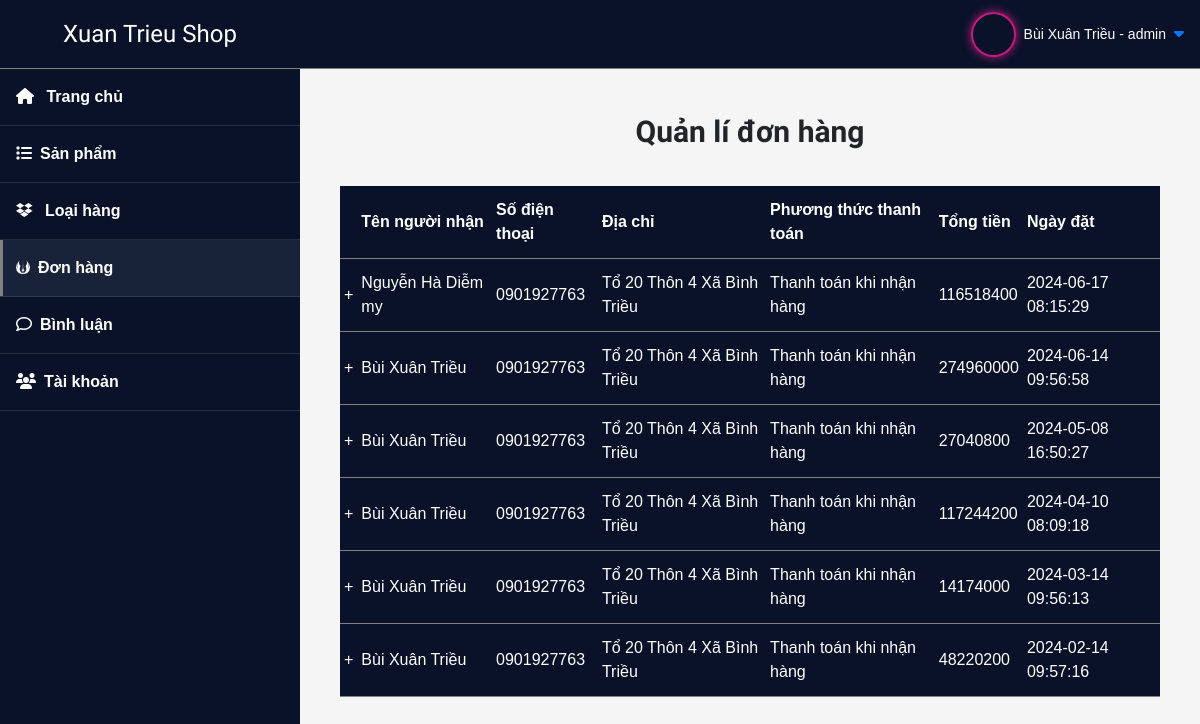
The app's page /admin/index.php?page=orders (signed in) with its own data.
### tables this page shows
CREATE TABLE `orders` (
  `id` int(11) NOT NULL,
  `user_id` int(11) NOT NULL,
  `total_price` int(11) NOT NULL,
  `create_at` datetime NOT NULL DEFAULT current_timestamp(),
  `address` varchar(100) NOT NULL,
  `tel` varchar(11) NOT NULL,
  `customer_name` varchar(100) NOT NULL,
  `payment` varchar(100) NOT NULL
);

### model/pdo.php (called while the page is built, shortened)
<?php
function pdo_get_connection()
{
    $dburl = "mysql:host=localhost;dbname=duanmau_buixuantrieu;charset=utf8";
    $username = 'root';
    $password = '';
    $conn = new PDO($dburl, $username, $password);
    $conn->setAttribute(PDO::ATTR_ERRMODE, PDO::ERRMODE_EXCEPTION);
    return $conn;
}
function pdo_query($sql)
{
    $sql_args = array_slice(func_get_args(), 1);
    try {
        $conn = pdo_get_connection();
        $stmt = $conn->prepare($sql);
        $stmt->execute($sql_args);
        $rows = $stmt->fetchAll();
        return $rows;
    } catch (PDOException $e) {
        throw $e;
    } finally {
        unset($conn);
    }
}

### model/order.php (called while the page is built, shortened)
<?php
function get_all_order()
{
    $sql = "SELECT * FROM orders ORDER BY orders.create_at DESC";
    $item = pdo_query($sql);
    return $item;
}

### admin/orders/index.php (the view, shortened to what this page needs)
<head>
    <link rel="stylesheet" href="css/order.css">
</head>
<div class="order__wrapper">
    <div class="order__container">
        <div class="order__title">Quản lí đơn hàng</div>
        <table>
            <tr>
                <th></th>
                <th>Tên người nhận</th>
                <th>Số điện thoại</th>
                <th>Địa chỉ</th>
                <th>Phương thức thanh toán</th>
                <th>Tổng tiền</th>
                <th>Ngày đặt</th>
            </tr>
            <?php
            foreach ($order_list as $item) {
                extract($item);
            ?>
                <tr>
                    <td class="show__more">+</td>
                    <td><?php echo $customer_name ?></td>
                    <td><?php echo $tel ?></td>
                    <td><?php echo $address ?></td>
                    <td><?php echo $payment ?></td>
                    <td><?php echo $total_price ?></td>
                    <td><?php echo $create_at ?></td>
                </tr>
            <?php
            }
            ?>
        </table>
    </div>
</div>

### admin/css/admin.css (style rules this page uses)
* { margin: 0; padding: 0; box-sizing: border-box; font-family: sans-serif; }

### admin/css/order.css (style rules this page uses)
.order__wrapper { padding: 40px; }
.order__title { text-align: center; font-family: "Rubik Moonrocks"; font-weight: bold; font-size: 30px; margin-bottom: 32px; }
table { width: 100%; color: white; }
table tr { background-color: #091229; }
table th { padding: 12px 4px; }
table tr { background-color: #091229; color: white; border-bottom: 1px solid gray; }
table td { padding: 12px 4px; }
.show__more { cursor: pointer; }

### records on screen
orders: customer_name "Nguyễn Hà Diễm my", tel "0901927763", address "Tổ 20 Thôn 4 Xã Bình Triều", payment "Thanh toán khi nhận hàng", total_price "116518400", create_at "2024-06-17 08:15:29"
orders: customer_name "Bùi Xuân Triều", tel "0901927763", address "Tổ 20 Thôn 4 Xã Bình Triều", payment "Thanh toán khi nhận hàng", total_price "274960000", create_at "2024-06-14 09:56:58"
orders: customer_name "Bùi Xuân Triều", tel "0901927763", address "Tổ 20 Thôn 4 Xã Bình Triều", payment "Thanh toán khi nhận hàng", total_price "27040800", create_at "2024-05-08 16:50:27"
orders: customer_name "Bùi Xuân Triều", tel "0901927763", address "Tổ 20 Thôn 4 Xã Bình Triều", payment "Thanh toán khi nhận hàng", total_price "117244200", create_at "2024-04-10 08:09:18"
orders: customer_name "Bùi Xuân Triều", tel "0901927763", address "Tổ 20 Thôn 4 Xã Bình Triều", payment "Thanh toán khi nhận hàng", total_price "14174000", create_at "2024-03-14 09:56:13"
orders: customer_name "Bùi Xuân Triều", tel "0901927763", address "Tổ 20 Thôn 4 Xã Bình Triều", payment "Thanh toán khi nhận hàng", total_price "48220200", create_at "2024-02-14 09:57:16"

### other values on screen
$_SESSION['auth']['full_name'] "Bùi Xuân Triều"
$_SESSION['auth']['role'] "admin"
